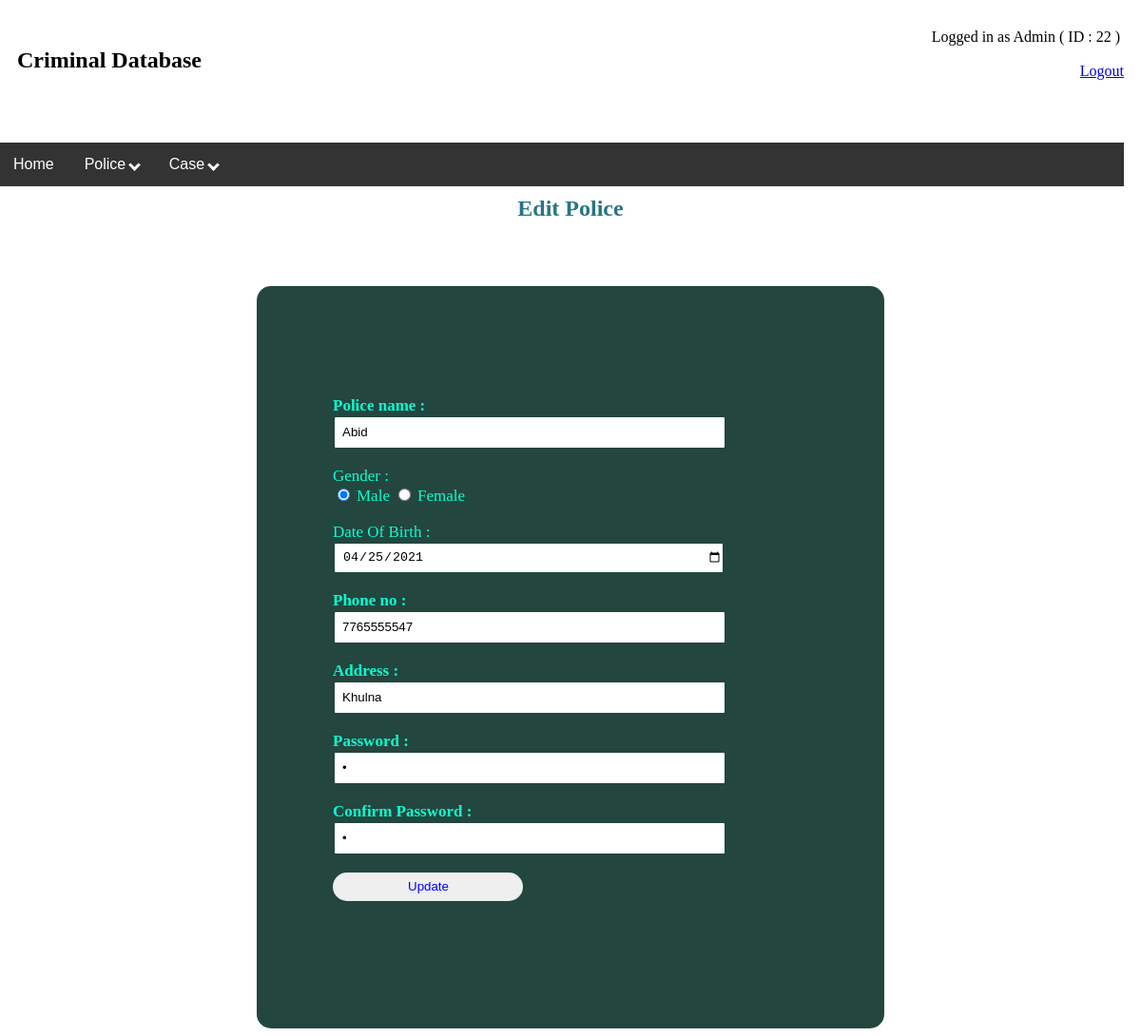
The app's page /view/EDIT PROFILE_police.php (signed in) with its own data.
### tables this page shows
CREATE TABLE `police` (
  `Police_ID` varchar(20) NOT NULL,
  `NID` varchar(30) NOT NULL,
  `Password` varchar(50) NOT NULL,
  `Rank` varchar(30) NOT NULL
);

CREATE TABLE `person` (
  `NID` varchar(20) NOT NULL,
  `Name` varchar(20) NOT NULL,
  `DateOfBirth` date NOT NULL,
  `Gender` varchar(10) NOT NULL,
  `Address` varchar(50) NOT NULL,
  `PhoneNo` varchar(20) NOT NULL
);

### model/model.php (called while the page is built, shortened)
<?php
function getPoliceInfo($pid){
    $conn = db_conn();
    $selectQuery = "SELECT Police_ID, Name, Gender, person.NID, Rank, DateOfBirth, PhoneNo, Address, Password from person, police WHERE person.NID = police.NID and Police_ID = $pid";
    try{
        $stmt = $conn->query($selectQuery);
    }catch(PDOException $e){
        echo $e->getMessage();
    }
    $rows = $stmt->fetch(PDO::FETCH_ASSOC);
    return $rows;
}
?>

### view/edit profile_police 2.php (the view, shortened to what this page needs)
<!DOCTYPE html>
<html>
<head>
     <link rel="stylesheet" type="text/css" href="style.css">
</head>
<body>
<?php
$police = getPoliceInfo($_SESSION['policeID']);
?>
    <h2 class="h2">Edit Police</h2><br>
    <div class="login1">
    <form method="post" action="">
    <br><br>
        <label><b>Police name :</b></label><br>
        <input class="textBox" type="text" name="name" value="<?php echo $police['Name'] ?>">
        <br><br>
        <label>Gender :</label>  <br>
                     <input type="radio" name="gender" value="male"
                     <?php if ($police['Gender'] == 'male') {
                         echo "checked";
                     }  ?>>
                     <label for="male">Male</label>
                     <input type="radio" name="gender" value="female"
                     <?php if ($police['Gender'] == 'female') {
                         echo "checked";
                     }  ?>>
                     <label for="female">Female</label><br><br>
        <label>Date Of Birth : </label> <br>
        <input type="date"  class="textBox" name="dob" value="<?php echo $police['DateOfBirth'] ?>"><br>
        <br>
        <label><b>Phone no :</b></label><br>
        <input class="textBox" type="text" name="phone" value="<?php echo $police['PhoneNo'] ?>">
        <br><br>
        <label><b>Address :</b></label><br>
        <input class="textBox" type="text" name="address" value="<?php echo $police['Address'] ?>">
        <br><br>
        <label><b>Password :</b></label><br>
        <input class="textBox" type="Password" name="password" value="<?php echo $police['Password'] ?>">
        <br>
        <br>
        <label><b>Confirm Password :</b></label><br>
        <input class="textBox" type="Password" name="confirmPassword" value="<?php echo $police['Password'] ?>">
        <br><br>
        <input type="submit" name="submit" id="submit" value="Update">
        <br><br>
        <br><br>
    </form>
</div>
</body>
</html>

### style.css (style rules this page uses)
.login1 { width: 500px; overflow: hidden; margin: auto; margin: 20 0 0 450px; padding: 80px; background: #23463f; border-radius: 15px ; }
.textBox { width: 400px; height: 30px; border: 2px solid #23463f; border-radius: 3px; padding-left: 8px; }
#submit { width: 200px; height: 30px; border: none; border-radius: 17px; padding-left: 7px; color: blue; }
.h2 { text-align: center; color: #277582; padding: 30px; }
label { color: #08ffd1; font-size: 17px; }

### records on screen
police: name "Abid", dob "04/25/2021", phone "7765555547", address "Khulna"
person: Gender "☑"

### other values on screen
$_SESSION["id"] "22"
